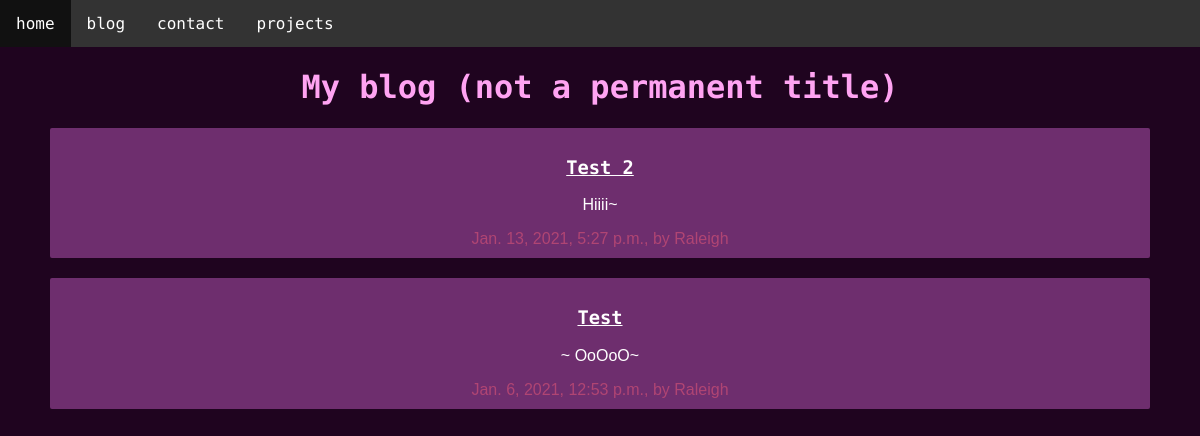
Page /blog on the committed database.
### blog_app/models.py (models this page shows, shortened)
class Post(models.Model):
    author = models.ForeignKey(settings.AUTH_USER_MODEL, on_delete=models.CASCADE)
    title = models.CharField(max_length=200)
    text = models.TextField()
    image = models.TextField()
    created_date = models.DateTimeField(default=timezone.now)
    published_date = models.DateTimeField(blank=True, null=True)
    flavor_text = models.CharField(max_length=128, default=" ")

### blog_app/views.py (the view)
# urls.py: path('blog', views.post_list, name='blog'),
def post_list(request):
    posts = Post.objects.filter(published_date__lte=timezone.now()).order_by('published_date').reverse()
    return render(request, 'blog/post_list.html', {'posts': posts})

### blog_app/templates/blog/post_list.html (shortened to what this page needs)
{% load static %}
<html>
  <head>
    <link rel="stylesheet" href="{% static 'css/navbar.css' %}">
  </head>
  <body>
    <ul>
     <li><a href="/">home</a></li>
     <li><a href="/blog">blog</a></li>
     <li><a href="/contact">contact</a></li>
     <li><a href="/projects">projects</a></li>
    </ul>
    <link rel="stylesheet" href="{% static 'css/blog.css' %}">
    <h1 class="center">My blog (not a permanent title) </h1>
    <div id="post_list" class="center">
    {% for post in posts %}
      <article class="darken">
        <h3><a href = "{% url 'post_detail' pk=post.pk %}">{{ post.title }}</a></h3>
        <p>{{ post.flavor_text }}</p>
        <date>{{ post.published_date }}, by {{ post.author }}</date>
      </article>
    {% endfor %}
    </div>
  </body>
</html>

### blog_app/static/css/navbar.css (style rules this page uses)
ul { list-style-type: none; margin: 0; padding: 0; overflow: hidden; background-color: #333; }
li { float: left; }
li a { display: block; color: white; text-align: center; padding: 14px 16px; text-decoration: none; }

### blog_app/static/css/blog.css (style rules this page uses)
date { color: rgb(176, 69, 115) }
h3 { text-color: black; }
body { margin: 0; padding: 0; font-family: sans-serif; background-color: rgba(31, 4, 31); color: black; }
article { background: rgb(110, 46, 110); border: 17px; width: 90%; margin: 20px auto; border-radius: 2px; padding: 10px; class: darken; }
a { color: #ffffff; font-family: 'Roboto Mono', monospace; }
h1 { font-family: 'Roboto Mono', monospace; color: rgb(255, 163, 242); }
p { color: #ffffff; }
.center { text-align: center; }

### rows in the picture
Post: title "Test 2", flavor_text "Hiiii~", published_date "Jan. 13, 2021, 5:27 p.m.", author "Raleigh"
Post: title "Test", flavor_text "~ OoOoO~", published_date "Jan. 6, 2021, 12:53 p.m.", author "Raleigh"
